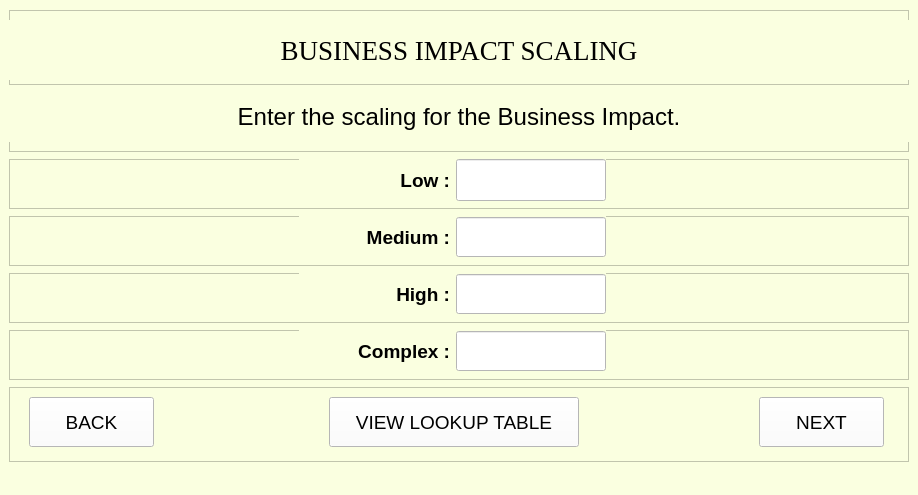
<?xml version="1.0" encoding="UTF-8"?>
<ui version="4.0">
 <class>MainWindow</class>
 <widget class="QMainWindow" name="MainWindow">
  <property name="geometry">
   <rect>
    <x>0</x>
    <y>0</y>
    <width>914</width>
    <height>495</height>
   </rect>
  </property>
  <property name="windowTitle">
   <string>MainWindow</string>
  </property>
  <property name="styleSheet">
   <string notr="true">background-color:rgb(250, 255, 224)</string>
  </property>
  <widget class="QWidget" name="centralwidget">
   <layout class="QVBoxLayout" name="verticalLayout">
    <item alignment="Qt::AlignHCenter">
     <widget class="QFrame" name="frame">
      <property name="minimumSize">
       <size>
        <width>900</width>
        <height>75</height>
       </size>
      </property>
      <property name="maximumSize">
       <size>
        <width>900</width>
        <height>75</height>
       </size>
      </property>
      <property name="frameShape">
       <enum>QFrame::StyledPanel</enum>
      </property>
      <property name="frameShadow">
       <enum>QFrame::Raised</enum>
      </property>
      <widget class="QLabel" name="heading">
       <property name="geometry">
        <rect>
         <x>0</x>
         <y>10</y>
         <width>900</width>
         <height>60</height>
        </rect>
       </property>
       <property name="sizePolicy">
        <sizepolicy hsizetype="Preferred" vsizetype="Preferred">
         <horstretch>0</horstretch>
         <verstretch>0</verstretch>
        </sizepolicy>
       </property>
       <property name="minimumSize">
        <size>
         <width>900</width>
         <height>60</height>
        </size>
       </property>
       <property name="maximumSize">
        <size>
         <width>16777215</width>
         <height>16777215</height>
        </size>
       </property>
       <property name="font">
        <font>
         <family>Times New Roman</family>
         <pointsize>20</pointsize>
        </font>
       </property>
       <property name="text">
        <string>BUSINESS IMPACT SCALING</string>
       </property>
       <property name="alignment">
        <set>Qt::AlignCenter</set>
       </property>
       <property name="wordWrap">
        <bool>false</bool>
       </property>
      </widget>
     </widget>
    </item>
    <item alignment="Qt::AlignHCenter">
     <widget class="QFrame" name="frame_2">
      <property name="minimumSize">
       <size>
        <width>900</width>
        <height>60</height>
       </size>
      </property>
      <property name="maximumSize">
       <size>
        <width>900</width>
        <height>60</height>
       </size>
      </property>
      <property name="frameShape">
       <enum>QFrame::StyledPanel</enum>
      </property>
      <property name="frameShadow">
       <enum>QFrame::Raised</enum>
      </property>
      <widget class="QLabel" name="subHeading">
       <property name="geometry">
        <rect>
         <x>0</x>
         <y>0</y>
         <width>900</width>
         <height>50</height>
        </rect>
       </property>
       <property name="sizePolicy">
        <sizepolicy hsizetype="Preferred" vsizetype="Preferred">
         <horstretch>0</horstretch>
         <verstretch>0</verstretch>
        </sizepolicy>
       </property>
       <property name="minimumSize">
        <size>
         <width>900</width>
         <height>50</height>
        </size>
       </property>
       <property name="maximumSize">
        <size>
         <width>16777215</width>
         <height>16777215</height>
        </size>
       </property>
       <property name="font">
        <font>
         <family>Arial</family>
         <pointsize>18</pointsize>
        </font>
       </property>
       <property name="text">
        <string>Enter the scaling for the Business Impact.</string>
       </property>
       <property name="alignment">
        <set>Qt::AlignCenter</set>
       </property>
       <property name="wordWrap">
        <bool>false</bool>
       </property>
      </widget>
     </widget>
    </item>
    <item alignment="Qt::AlignHCenter">
     <widget class="QFrame" name="frame_3">
      <property name="minimumSize">
       <size>
        <width>900</width>
        <height>50</height>
       </size>
      </property>
      <property name="maximumSize">
       <size>
        <width>900</width>
        <height>50</height>
       </size>
      </property>
      <property name="frameShape">
       <enum>QFrame::StyledPanel</enum>
      </property>
      <property name="frameShadow">
       <enum>QFrame::Raised</enum>
      </property>
      <widget class="QWidget" name="layoutWidget">
       <property name="geometry">
        <rect>
         <x>290</x>
         <y>0</y>
         <width>307</width>
         <height>42</height>
        </rect>
       </property>
       <layout class="QGridLayout" name="gridLayout">
        <item row="0" column="0">
         <widget class="QLabel" name="labelLow">
          <property name="sizePolicy">
           <sizepolicy hsizetype="Preferred" vsizetype="Preferred">
            <horstretch>0</horstretch>
            <verstretch>0</verstretch>
           </sizepolicy>
          </property>
          <property name="minimumSize">
           <size>
            <width>150</width>
            <height>40</height>
           </size>
          </property>
          <property name="maximumSize">
           <size>
            <width>16777215</width>
            <height>16777215</height>
           </size>
          </property>
          <property name="font">
           <font>
            <family>Arial</family>
            <pointsize>14</pointsize>
            <weight>75</weight>
            <bold>true</bold>
           </font>
          </property>
          <property name="text">
           <string>Low :</string>
          </property>
          <property name="alignment">
           <set>Qt::AlignRight|Qt::AlignTrailing|Qt::AlignVCenter</set>
          </property>
          <property name="wordWrap">
           <bool>false</bool>
          </property>
         </widget>
        </item>
        <item row="0" column="1">
         <widget class="QLineEdit" name="riskLow">
          <property name="sizePolicy">
           <sizepolicy hsizetype="Preferred" vsizetype="Preferred">
            <horstretch>0</horstretch>
            <verstretch>0</verstretch>
           </sizepolicy>
          </property>
          <property name="minimumSize">
           <size>
            <width>150</width>
            <height>40</height>
           </size>
          </property>
          <property name="font">
           <font>
            <family>Arial</family>
            <pointsize>12</pointsize>
            <weight>50</weight>
            <bold>false</bold>
           </font>
          </property>
          <property name="styleSheet">
           <string notr="true">background-color:rgb(255, 255, 255)</string>
          </property>
         </widget>
        </item>
       </layout>
      </widget>
     </widget>
    </item>
    <item alignment="Qt::AlignHCenter">
     <widget class="QFrame" name="frame_4">
      <property name="minimumSize">
       <size>
        <width>900</width>
        <height>50</height>
       </size>
      </property>
      <property name="maximumSize">
       <size>
        <width>900</width>
        <height>50</height>
       </size>
      </property>
      <property name="frameShape">
       <enum>QFrame::StyledPanel</enum>
      </property>
      <property name="frameShadow">
       <enum>QFrame::Raised</enum>
      </property>
      <widget class="QWidget" name="layoutWidget">
       <property name="geometry">
        <rect>
         <x>290</x>
         <y>0</y>
         <width>307</width>
         <height>42</height>
        </rect>
       </property>
       <layout class="QGridLayout" name="gridLayout_2">
        <item row="0" column="0">
         <widget class="QLabel" name="labelMedium">
          <property name="sizePolicy">
           <sizepolicy hsizetype="Preferred" vsizetype="Preferred">
            <horstretch>0</horstretch>
            <verstretch>0</verstretch>
           </sizepolicy>
          </property>
          <property name="minimumSize">
           <size>
            <width>150</width>
            <height>40</height>
           </size>
          </property>
          <property name="maximumSize">
           <size>
            <width>16777215</width>
            <height>16777215</height>
           </size>
          </property>
          <property name="font">
           <font>
            <family>Arial</family>
            <pointsize>14</pointsize>
            <weight>75</weight>
            <bold>true</bold>
           </font>
          </property>
          <property name="text">
           <string>Medium :</string>
          </property>
          <property name="alignment">
           <set>Qt::AlignRight|Qt::AlignTrailing|Qt::AlignVCenter</set>
          </property>
          <property name="wordWrap">
           <bool>false</bool>
          </property>
         </widget>
        </item>
        <item row="0" column="1">
         <widget class="QLineEdit" name="riskMedium">
          <property name="sizePolicy">
           <sizepolicy hsizetype="Preferred" vsizetype="Preferred">
            <horstretch>0</horstretch>
            <verstretch>0</verstretch>
           </sizepolicy>
          </property>
          <property name="minimumSize">
           <size>
            <width>150</width>
            <height>40</height>
           </size>
          </property>
          <property name="maximumSize">
           <size>
            <width>150</width>
            <height>40</height>
           </size>
          </property>
          <property name="font">
           <font>
            <family>Arial</family>
            <pointsize>12</pointsize>
            <weight>50</weight>
            <bold>false</bold>
           </font>
          </property>
          <property name="styleSheet">
           <string notr="true">background-color:rgb(255, 255, 255)</string>
          </property>
         </widget>
        </item>
       </layout>
      </widget>
     </widget>
    </item>
    <item alignment="Qt::AlignHCenter">
     <widget class="QFrame" name="frame_5">
      <property name="minimumSize">
       <size>
        <width>900</width>
        <height>50</height>
       </size>
      </property>
      <property name="maximumSize">
       <size>
        <width>900</width>
        <height>50</height>
       </size>
      </property>
      <property name="frameShape">
       <enum>QFrame::StyledPanel</enum>
      </property>
      <property name="frameShadow">
       <enum>QFrame::Raised</enum>
      </property>
      <widget class="QWidget" name="">
       <property name="geometry">
        <rect>
         <x>290</x>
         <y>0</y>
         <width>307</width>
         <height>42</height>
        </rect>
       </property>
       <layout class="QGridLayout" name="gridLayout_3">
        <item row="0" column="0">
         <widget class="QLabel" name="labelHigh">
          <property name="sizePolicy">
           <sizepolicy hsizetype="Preferred" vsizetype="Preferred">
            <horstretch>0</horstretch>
            <verstretch>0</verstretch>
           </sizepolicy>
          </property>
          <property name="minimumSize">
           <size>
            <width>150</width>
            <height>40</height>
           </size>
          </property>
          <property name="maximumSize">
           <size>
            <width>16777215</width>
            <height>16777215</height>
           </size>
          </property>
          <property name="font">
           <font>
            <family>Arial</family>
            <pointsize>14</pointsize>
            <weight>75</weight>
            <bold>true</bold>
           </font>
          </property>
          <property name="text">
           <string>High :</string>
          </property>
          <property name="alignment">
           <set>Qt::AlignRight|Qt::AlignTrailing|Qt::AlignVCenter</set>
          </property>
          <property name="wordWrap">
           <bool>false</bool>
          </property>
         </widget>
        </item>
        <item row="0" column="1">
         <widget class="QLineEdit" name="riskHigh">
          <property name="sizePolicy">
           <sizepolicy hsizetype="Preferred" vsizetype="Preferred">
            <horstretch>0</horstretch>
            <verstretch>0</verstretch>
           </sizepolicy>
          </property>
          <property name="minimumSize">
           <size>
            <width>150</width>
            <height>40</height>
           </size>
          </property>
          <property name="maximumSize">
           <size>
            <width>150</width>
            <height>40</height>
           </size>
          </property>
          <property name="font">
           <font>
            <family>Arial</family>
            <pointsize>12</pointsize>
            <weight>50</weight>
            <bold>false</bold>
           </font>
          </property>
          <property name="styleSheet">
           <string notr="true">background-color:rgb(255, 255, 255)</string>
          </property>
         </widget>
        </item>
       </layout>
      </widget>
     </widget>
    </item>
    <item alignment="Qt::AlignHCenter">
     <widget class="QFrame" name="frame_6">
      <property name="minimumSize">
       <size>
        <width>900</width>
        <height>50</height>
       </size>
      </property>
      <property name="maximumSize">
       <size>
        <width>900</width>
        <height>50</height>
       </size>
      </property>
      <property name="frameShape">
       <enum>QFrame::StyledPanel</enum>
      </property>
      <property name="frameShadow">
       <enum>QFrame::Raised</enum>
      </property>
      <widget class="QWidget" name="layoutWidget">
       <property name="geometry">
        <rect>
         <x>290</x>
         <y>0</y>
         <width>307</width>
         <height>42</height>
        </rect>
       </property>
       <layout class="QGridLayout" name="gridLayout_4">
        <item row="0" column="0">
         <widget class="QLabel" name="labelComplex">
          <property name="sizePolicy">
           <sizepolicy hsizetype="Preferred" vsizetype="Preferred">
            <horstretch>0</horstretch>
            <verstretch>0</verstretch>
           </sizepolicy>
          </property>
          <property name="minimumSize">
           <size>
            <width>150</width>
            <height>40</height>
           </size>
          </property>
          <property name="maximumSize">
           <size>
            <width>16777215</width>
            <height>16777215</height>
           </size>
          </property>
          <property name="font">
           <font>
            <family>Arial</family>
            <pointsize>14</pointsize>
            <weight>75</weight>
            <bold>true</bold>
           </font>
          </property>
          <property name="text">
           <string>Complex :</string>
          </property>
          <property name="alignment">
           <set>Qt::AlignRight|Qt::AlignTrailing|Qt::AlignVCenter</set>
          </property>
          <property name="wordWrap">
           <bool>false</bool>
          </property>
         </widget>
        </item>
        <item row="0" column="1">
         <widget class="QLineEdit" name="riskComplex">
          <property name="sizePolicy">
           <sizepolicy hsizetype="Preferred" vsizetype="Preferred">
            <horstretch>0</horstretch>
            <verstretch>0</verstretch>
           </sizepolicy>
          </property>
          <property name="minimumSize">
           <size>
            <width>150</width>
            <height>40</height>
           </size>
          </property>
          <property name="maximumSize">
           <size>
            <width>150</width>
            <height>40</height>
           </size>
          </property>
          <property name="font">
           <font>
            <family>Arial</family>
            <pointsize>12</pointsize>
            <weight>50</weight>
            <bold>false</bold>
           </font>
          </property>
          <property name="styleSheet">
           <string notr="true">background-color:rgb(255, 255, 255)</string>
          </property>
         </widget>
        </item>
       </layout>
      </widget>
     </widget>
    </item>
    <item alignment="Qt::AlignHCenter">
     <widget class="QFrame" name="frame_7">
      <property name="minimumSize">
       <size>
        <width>900</width>
        <height>75</height>
       </size>
      </property>
      <property name="maximumSize">
       <size>
        <width>900</width>
        <height>75</height>
       </size>
      </property>
      <property name="frameShape">
       <enum>QFrame::StyledPanel</enum>
      </property>
      <property name="frameShadow">
       <enum>QFrame::Raised</enum>
      </property>
      <widget class="QPushButton" name="backButton">
       <property name="geometry">
        <rect>
         <x>20</x>
         <y>10</y>
         <width>125</width>
         <height>50</height>
        </rect>
       </property>
       <property name="sizePolicy">
        <sizepolicy hsizetype="Preferred" vsizetype="Preferred">
         <horstretch>0</horstretch>
         <verstretch>0</verstretch>
        </sizepolicy>
       </property>
       <property name="minimumSize">
        <size>
         <width>125</width>
         <height>50</height>
        </size>
       </property>
       <property name="maximumSize">
        <size>
         <width>125</width>
         <height>50</height>
        </size>
       </property>
       <property name="font">
        <font>
         <family>Arial</family>
         <pointsize>14</pointsize>
        </font>
       </property>
       <property name="styleSheet">
        <string notr="true">background-color:rgb(255, 255, 255)</string>
       </property>
       <property name="text">
        <string>BACK</string>
       </property>
      </widget>
      <widget class="QPushButton" name="nextButton">
       <property name="geometry">
        <rect>
         <x>750</x>
         <y>10</y>
         <width>125</width>
         <height>50</height>
        </rect>
       </property>
       <property name="sizePolicy">
        <sizepolicy hsizetype="Preferred" vsizetype="Preferred">
         <horstretch>0</horstretch>
         <verstretch>0</verstretch>
        </sizepolicy>
       </property>
       <property name="minimumSize">
        <size>
         <width>125</width>
         <height>50</height>
        </size>
       </property>
       <property name="maximumSize">
        <size>
         <width>125</width>
         <height>50</height>
        </size>
       </property>
       <property name="font">
        <font>
         <family>Arial</family>
         <pointsize>14</pointsize>
        </font>
       </property>
       <property name="styleSheet">
        <string notr="true">background-color:rgb(255, 255, 255)</string>
       </property>
       <property name="text">
        <string>NEXT</string>
       </property>
      </widget>
      <widget class="QPushButton" name="viewButton">
       <property name="geometry">
        <rect>
         <x>320</x>
         <y>10</y>
         <width>250</width>
         <height>50</height>
        </rect>
       </property>
       <property name="sizePolicy">
        <sizepolicy hsizetype="Preferred" vsizetype="Preferred">
         <horstretch>0</horstretch>
         <verstretch>0</verstretch>
        </sizepolicy>
       </property>
       <property name="minimumSize">
        <size>
         <width>250</width>
         <height>50</height>
        </size>
       </property>
       <property name="maximumSize">
        <size>
         <width>250</width>
         <height>50</height>
        </size>
       </property>
       <property name="font">
        <font>
         <family>Arial</family>
         <pointsize>14</pointsize>
        </font>
       </property>
       <property name="styleSheet">
        <string notr="true">background-color:rgb(255, 255, 255)</string>
       </property>
       <property name="text">
        <string>VIEW LOOKUP TABLE</string>
       </property>
      </widget>
     </widget>
    </item>
   </layout>
  </widget>
  <widget class="QMenuBar" name="menubar">
   <property name="geometry">
    <rect>
     <x>0</x>
     <y>0</y>
     <width>914</width>
     <height>21</height>
    </rect>
   </property>
  </widget>
  <widget class="QStatusBar" name="statusbar"/>
 </widget>
 <resources/>
 <connections/>
</ui>
